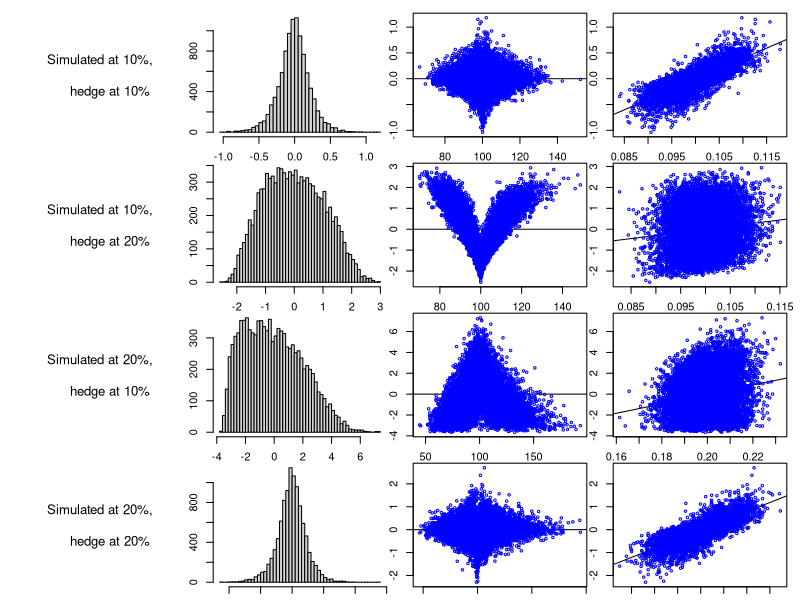

Generate this figure with R: (Note: a time limit stopped this script after it produced the figure.)
## Derivatives Pricers
## Author: Ming Tian
## Date: 2015-05-06
## Copyright @2015 MingTian

#assign the parameters firstly
K = 100  #strike price
mu = 0  #mean
sig = 0.2  #sigma/annulaized volitility
S0 = 100  #start stock price
r = 0  #interest rate
q = 0  #dividends of stock
dt = 1/252  #time step
T_m = 1  #maturity time
type = "c"  #option type

# Black-Scholes Pricer
BSPricer <- function(S, K, r, Ttm, vol, type) {
  d1 <- (1 / (vol * sqrt(Ttm))) * (log(S / K) + (r + vol^2/2) * Ttm)
  d2 <- d1 - vol * sqrt(Ttm)
  if (type == "c") {
    # call price
    CallPrice <- S * pnorm(d1) - K * exp(-r * Ttm) * pnorm(d2)
    # return
    return(CallPrice)
  }
  else if (type == "p") {
    # put price
    PutPrice <- pnorm(-d2) * K * exp(-r * Ttm) - pnorm(-d1) * S
    # return
    return(PutPrice)
  }
  else {
    stop("Wrong input type!")
  }
}
# # test
# BSPricer(100, 100, 0.05, 0.25, 0.2, "c")
# library(VarSwapPrice)
# black_scholes(100, 100, 0.05, 0.25, 0.2)
# library(fOptions)
# GBSOption(TypeFlag="c", S=100, X=100, Time=0.25, r=0.05, b=0.05, sigma=0.2)


# 20150913 update version
Random.Path.New <- function(S0_ = S0, sig_ = sig, mu_ = mu, dt_ = dt, T_m_ = T_m, n_path) {
  # generate the random vector
  rand_vec <- rlnorm(n=(T_m_/dt_)*n_path, meanlog = mu_ - 0.5*((sig_*sqrt(1/252))^2), sdlog = sig_*sqrt(1/252))
  
  # build the result
  result <- matrix(data=rand_vec, nrow=n_path, ncol=(T_m_/dt_))
  
  # apply the function to transform to the price ts
  result[, 1] <- S0_
  result_new <- t(apply(result, 1, function(x) {
    cumprod(x)
  }))
  
  # return the result
  result_new
}
# # this is the new test
# test <- Random.Path.New(n_path = 10000)
# hist(test[,ncol(test)], breaks=50)


#define a payoff function for vanilla options
Vanilla.Payoff <- function(K_ = K, S_end, type = "c")
{
  if(type == "c")  #Call
  {
    payoff <- max(0, (S_end - K_))
  }
  else  #Put
  {
    payoff <- max(0, (K_ - S_end))
  }
  payoff
}

# 20150917 updated
Delta.Hedge.Return.Vectorization <- function(PayoffFunc, K_ = K, S0_ = S0, sig_ = sig, sig_DH = sig, 
                                             mu_ = mu, dt_ = dt, T_m_ = T_m, n_path_ = 10000, type = "c")
{
  #Call the Random.Path function firstly
  rand_path <- Random.Path.New(n_path = n_path_)
  #build a return result container
  result <- c(1:n_path_)
  #decide the option type
  if(type == "c")  #Call
  {
    # call option price
    d1 <- (1 / (sig_ * sqrt(T_m_))) * (log(S0_ / K_) + (0 + sig_^2/2) * T_m_)
    d2 <- d1 - sig_ * sqrt(T_m_)
    CallPrice <- S0_ * pnorm(d1) - K_ * exp(0) * pnorm(d2)
    pnlfunc <- function(x) {
      # calculate option P&L
      S_end <- x[length(x)]
      Opt_payoff <- PayoffFunc(K_ = K_, S_end, type = type)
      
      # calculate delta hedge P&L
      S_path <- ts(x)
      S_diff <- lag(S_path) - S_path
      t_ts <- rev(seq(from=dt_, to=T_m_, by=dt_))
      delta_vec <- pnorm( (1 / (sig_DH * sqrt(t_ts))) * (log(S_path / K_) + (0 + sig_DH^2/2) * t_ts) )
      delta_vec <- delta_vec[-length(delta_vec)]
      deltapayoff_vec <- -delta_vec * S_diff
      deltapayoff <- sum(deltapayoff_vec)
      
      # return
      (Opt_payoff + deltapayoff - CallPrice)
    }
    
    result <- apply(rand_path, 1, pnlfunc)
  }
  else  #Put
  {
    #do nothing for now
  }
  #return
  result
}
# # this is new Vectorization test
# test <- Delta.Hedge.Return.Vectorization(PayoffFunc = Vanilla.Payoff)
# hist(test, breaks=50)

# Hedge to Market or Hedge to model Comparison
#modify the function above
Market.vs.Model <- function(PayoffFunc, K_ = K, S0_ = S0, sig_ = sig, sig_DH = sig, 
                            mu_ = mu, dt_ = dt, T_m_ = T_m, n_path_ = 10000, type = "c")
{
  #Call the Random.Path function firstly
  rand_path <- Random.Path.New(n_path = n_path_, sig_ = sig_)
  #build a return result container
  result <- c(1:n_path_)
  #decide the option type
  if(type == "c")  #Call
  {
    # call option price
    d1 <- (1 / (sig_ * sqrt(T_m_))) * (log(S0_ / K_) + (0 + sig_^2/2) * T_m_)
    d2 <- d1 - sig_ * sqrt(T_m_)
    CallPrice <- S0_ * pnorm(d1) - K_ * exp(0) * pnorm(d2)
    pnlfunc <- function(x) {
      # calculate option P&L
      S_end <- x[length(x)]
      Opt_payoff <- PayoffFunc(K_ = K_, S_end, type = type)
      
      # calculate delta hedge P&L
      S_path <- ts(x)
      S_diff <- lag(S_path) - S_path
      t_ts <- rev(seq(from=dt_, to=T_m_, by=dt_))
      delta_vec <- pnorm( (1 / (sig_DH * sqrt(t_ts))) * (log(S_path / K_) + (0 + sig_DH^2/2) * t_ts) )
      delta_vec <- delta_vec[-length(delta_vec)]
      deltapayoff_vec <- -delta_vec * S_diff
      deltapayoff <- sum(deltapayoff_vec)
      
      # return
      (Opt_payoff + deltapayoff - CallPrice)
    }
    
    result <- apply(rand_path, 1, pnlfunc)
  }
  else  #Put
  {
    #do nothing for now
  }
  #result
  PnL <- result
  lastp <- rand_path[,ncol(rand_path)]
  func_vol <- function(vec)
  {
    vec <- ts(vec)
    vec_l <- lag(vec)
    vol <- sd(log(vec_l/vec))
    return(vol*sqrt(252))
  }
  vol <- apply(rand_path, 1, func_vol)
  result <- cbind(PnL, vol, lastp)
  return(result)
}

#build the four models
Model1 <- Market.vs.Model(PayoffFunc = Vanilla.Payoff, sig_ = 0.1, sig_DH = 0.1)
Model2 <- Market.vs.Model(PayoffFunc = Vanilla.Payoff, sig_ = 0.1, sig_DH = 0.2)
Model3 <- Market.vs.Model(PayoffFunc = Vanilla.Payoff, sig_ = 0.2, sig_DH = 0.1)
Model4 <- Market.vs.Model(PayoffFunc = Vanilla.Payoff, sig_ = 0.2, sig_DH = 0.2)
#12 figures arranged in 4 rows and 3 columns
par(mar=c(1,1,1,1))
par(mfrow=c(4,4))
plot(c(0, 1), c(0, 1), ann = F, bty = 'n', type = 'n', xaxt = 'n', yaxt = 'n')
text(x=0.5,y=0.5, labels = "Simulated at 10%,\n
     hedge at 10%", cex=1.2)
hist(Model1[,1], breaks=60 ,main = "")
plot(x=Model1[,3], y=Model1[,1], col = "blue", abline(h=0), cex=0.5)
plot(x=Model1[,2], y=Model1[,1], col = "blue", abline(lm(Model1[,1]~Model1[,2])), cex=0.5)
plot(c(0, 1), c(0, 1), ann = F, bty = 'n', type = 'n', xaxt = 'n', yaxt = 'n')
text(x=0.5,y=0.5, labels = "Simulated at 10%,\n
     hedge at 20%", cex=1.2)
hist(Model2[,1], breaks=60 , main = "")
plot(x=Model2[,3], y=Model2[,1], col = "blue", abline(h=0), cex=0.5)
plot(x=Model2[,2], y=Model2[,1], col = "blue", abline(lm(Model2[,1]~Model2[,2])), cex=0.5)
plot(c(0, 1), c(0, 1), ann = F, bty = 'n', type = 'n', xaxt = 'n', yaxt = 'n')
text(x=0.5,y=0.5, labels = "Simulated at 20%,\n
     hedge at 10%", cex=1.2)
hist(Model3[,1], breaks=60 , main = "")
plot(x=Model3[,3], y=Model3[,1], col = "blue", abline(h=0), cex=0.5)
plot(x=Model3[,2], y=Model3[,1], col = "blue", abline(lm(Model3[,1]~Model3[,2])), cex=0.5)
plot(c(0, 1), c(0, 1), ann = F, bty = 'n', type = 'n', xaxt = 'n', yaxt = 'n')
text(x=0.5,y=0.5, labels = "Simulated at 20%,\n
     hedge at 20%", cex=1.2)
hist(Model4[,1], breaks=60 , main = "")
plot(x=Model4[,3], y=Model4[,1], col = "blue", abline(h=0), cex=0.5)
plot(x=Model4[,2], y=Model4[,1], col = "blue", abline(lm(Model4[,1]~Model4[,2])), cex=0.5)


# A new question about delta hedge as bellow:
"
Should we hedge to model if OOTM and market if ITM? And average if ATM/NTM?

Or maybe market if it is far OOTM or far ITM and model if NTM (near the money)?

Make reasonable assumptions and answer this question.

(At a minimum make the three graphs as before, for whatever you scenario is.)
"

Market.vs.Model1 <- function(PayoffFunc, K_ = K, S0_ = S0, sig_ = sig, sig_DH = sig, 
                             mu_ = mu, dt_ = dt, T_m_ = T_m, n_path_ = 10000, type = "c", level = 20)
{
  #Call the Random.Path function firstly
  rand_path <- Random.Path.New(n_path = n_path_, sig_ = sig_)
  #build a return result container
  result <- c(1:n_path_)
  #decide the option type
  if(type == "c")  #Call
  {
    # call option price
    d1 <- (1 / (sig_ * sqrt(T_m_))) * (log(S0_ / K_) + (0 + sig_^2/2) * T_m_)
    d2 <- d1 - sig_ * sqrt(T_m_)
    CallPrice <- S0_ * pnorm(d1) - K_ * exp(0) * pnorm(d2)
    
    # modify the function for dynamic hedgeing
    pnlfunc <- function(x) {
      # calculate option payoff
      S_end <- x[length(x)]
      Opt_payoff <- PayoffFunc(K_ = K_, S_end, type = type)
      
      # generate a new sigma vector
      sig_vec <- rep(0, n=length(x))
      sig_vec[x > (K_ + level) | x < (K_ - level)] <- sig_DH
      sig_vec[x >= (K_ - level) & x <= (K_ + level)] <- sig_
      #sig_vec[x == K_] <- mean(c(sig_, sig_DH))
      
      # calculate delta hedge P&L
      S_path <- ts(x)
      S_diff <- lag(S_path) - S_path
      t_ts <- rev(seq(from=dt_, to=T_m_, by=dt_))
      delta_vec <- pnorm( (1 / (sig_vec * sqrt(t_ts))) * (log(S_path / K_) + (0 + sig_vec^2/2) * t_ts) )
      delta_vec <- delta_vec[-length(delta_vec)]
      deltapayoff_vec <- -delta_vec * S_diff
      deltapayoff <- sum(deltapayoff_vec)
      
      # return
      (Opt_payoff + deltapayoff - CallPrice)
    }
    
    result <- apply(rand_path, 1, pnlfunc)
  }
  else  #Put
  {
    #do nothing for now
  }
  #result
  PnL <- result
  lastp <- rand_path[,ncol(rand_path)]
  func_vol <- function(vec)
  {
    vec <- ts(vec)
    vec_l <- lag(vec)
    vol <- sd(log(vec_l/vec))
    return(vol*sqrt(252))
  }
  vol <- apply(rand_path, 1, func_vol)
  result <- cbind(PnL, vol, lastp)
  return(result)
}

# # test function
# Modeltest <- Market.vs.Model1(PayoffFunc = Vanilla.Payoff, sig_ = 0.1, sig_DH = 0.1)
# hist(Modeltest[,1], breaks=60 ,main = "")
# plot(x=Modeltest[,3], y=Modeltest[,1], col = "blue", abline(h=0), cex=0.5)
# plot(x=Modeltest[,2], y=Modeltest[,1], col = "blue", abline(lm(Modeltest[,1]~Modeltest[,2])), cex=0.5)

#build the four models
Model1 <- Market.vs.Model1(PayoffFunc = Vanilla.Payoff, sig_ = 0.1, sig_DH = 0.1, level = 10)
Model2 <- Market.vs.Model1(PayoffFunc = Vanilla.Payoff, sig_ = 0.1, sig_DH = 0.2, level = 10)
Model3 <- Market.vs.Model1(PayoffFunc = Vanilla.Payoff, sig_ = 0.2, sig_DH = 0.1, level = 10)
Model4 <- Market.vs.Model1(PayoffFunc = Vanilla.Payoff, sig_ = 0.2, sig_DH = 0.2, level = 10)
#12 figures arranged in 4 rows and 3 columns
par(mar=c(1,1,1,1))
par(mfrow=c(4,4))
plot(c(0, 1), c(0, 1), ann = F, bty = 'n', type = 'n', xaxt = 'n', yaxt = 'n')
text(x=0.5,y=0.5, labels = "Market at 10%,\n
     Model at 10%", cex=1.2)
hist(Model1[,1], breaks=60 ,main = "")
plot(x=Model1[,3], y=Model1[,1], col = "blue", abline(h=0), cex=0.5)
plot(x=Model1[,2], y=Model1[,1], col = "blue", abline(lm(Model1[,1]~Model1[,2])), cex=0.5)
plot(c(0, 1), c(0, 1), ann = F, bty = 'n', type = 'n', xaxt = 'n', yaxt = 'n')
text(x=0.5,y=0.5, labels = "Market at 10%,\n
     Model at 20%", cex=1.2)
hist(Model2[,1], breaks=60 , main = "")
plot(x=Model2[,3], y=Model2[,1], col = "blue", abline(h=0), cex=0.5)
plot(x=Model2[,2], y=Model2[,1], col = "blue", abline(lm(Model2[,1]~Model2[,2])), cex=0.5)
plot(c(0, 1), c(0, 1), ann = F, bty = 'n', type = 'n', xaxt = 'n', yaxt = 'n')
text(x=0.5,y=0.5, labels = "Market at 20%,\n
     Model at 10%", cex=1.2)
hist(Model3[,1], breaks=60 , main = "")
plot(x=Model3[,3], y=Model3[,1], col = "blue", abline(h=0), cex=0.5)
plot(x=Model3[,2], y=Model3[,1], col = "blue", abline(lm(Model3[,1]~Model3[,2])), cex=0.5)
plot(c(0, 1), c(0, 1), ann = F, bty = 'n', type = 'n', xaxt = 'n', yaxt = 'n')
text(x=0.5,y=0.5, labels = "Market at 20%,\n
     Model at 20%", cex=1.2)
hist(Model4[,1], breaks=60 , main = "")
plot(x=Model4[,3], y=Model4[,1], col = "blue", abline(h=0), cex=0.5)
plot(x=Model4[,2], y=Model4[,1], col = "blue", abline(lm(Model4[,1]~Model4[,2])), cex=0.5)

# Why it is impossible to arbitrage from volatility skew
"figure out why selling 70% puts at 30 vol, buying 130% calls at 10 vol, 
and hedging both to 20 vol, won't necessarily make 20 vol points of profit"

# "best trade" function - the false one
LongCallSellPutStart <- function(K_call = 130, K_put = 70, S0_ = 100, sig_sim = 0.2, sig_call = 0.1, sig_put = 0.3, sig_DH = 0.2,
                                 mu_ = mu, dt_ = dt, T_m_ = T_m, n_path_ = 10000) {
  #Call the Random.Path function firstly
  rand_path <- Random.Path.New(n_path = n_path_, S0_ = S0_, sig_ = sig_sim, mu_ = mu_, dt_ = dt_, T_m_ = T_m_)
  
  # long call part
  # call option price
  d1 <- (1 / (sig_call * sqrt(T_m_))) * (log(S0_ / K_call) + (0 + sig_call^2/2) * T_m_)
  d2 <- d1 - sig_call * sqrt(T_m_)
  CallPrice <- S0_ * pnorm(d1) - K_call * exp(0) * pnorm(d2)
  
  # delta hedge function
  pnlfunc <- function(x) {
    # calculate option P&L
    S_end <- x[length(x)]
    Opt_payoff <- Vanilla.Payoff(K_ = K_call, S_end, type = "c")
    
    # calculate delta hedge P&L
    S_path <- ts(x)
    S_diff <- lag(S_path) - S_path
    t_ts <- rev(seq(from=dt_, to=T_m_, by=dt_))
    delta_vec <- pnorm( (1 / (sig_DH * sqrt(t_ts))) * (log(S_path / K_call) + (0 + sig_DH^2/2) * t_ts) )
    delta_vec <- delta_vec[-length(delta_vec)]
    deltapayoff_vec <- -delta_vec * S_diff
    deltapayoff <- sum(deltapayoff_vec)
    
    # return
    (Opt_payoff + deltapayoff - CallPrice)
  }
  
  cresult <- apply(rand_path, 1, pnlfunc)
  # long call part end
  
  # sell put part
  # put option price
  d1 <- (1 / (sig_put * sqrt(T_m_))) * (log(S0_ / K_put) + (0 + sig_put^2/2) * T_m_)
  d2 <- d1 - sig_put * sqrt(T_m_)
  PutPrice <- K_put * exp(0) * pnorm(-d2) - S0_ * pnorm(-d1)
  
  # delta hedge function
  pnlfunc <- function(x) {
    # calculate option P&L
    S_end <- x[length(x)]
    Opt_payoff <- Vanilla.Payoff(K_ = K_put, S_end, type = "p")
    
    # calculate delta hedge P&L
    S_path <- ts(x)
    S_diff <- lag(S_path) - S_path
    t_ts <- rev(seq(from=dt_, to=T_m_, by=dt_))
    delta_vec <- pnorm( (1 / (sig_DH * sqrt(t_ts))) * (log(S_path / K_put) + (0 + sig_DH^2/2) * t_ts) ) - 1
    delta_vec <- delta_vec[-length(delta_vec)]
    deltapayoff_vec <- delta_vec * S_diff
    deltapayoff <- sum(deltapayoff_vec)
    
    # return
    (-Opt_payoff + deltapayoff + PutPrice)
  }
  
  presult <- apply(rand_path, 1, pnlfunc)
  # sell put part end
  
  # result
  result <- cresult + presult
  
  # return 
  return(result)
}
# showing result
lcsp <- LongCallSellPutStart(mu_ = 0, dt_ = 1/252, T_m_ = 1, n_path_ = 10000)
hist(lcsp, breaks=50)

# 20151005 update version
# local volitility function - assume linear relationship with price S
GetLocalVol <- function(S, sigma80 = 0.4, sigma120 = 0.05) {
  (S - 80)*(sigma120 - sigma80) / 40 + sigma80
}
# generate the random path from local volitility
Random.Path.LV <- function(S0_ = S0, mu_ = mu, dt_ = dt, T_m_ = T_m, n_path) {
  # generate the random vector
  # rand_vec <- rlnorm(n=(T_m_/dt_)*n_path, meanlog = mu_ - 0.5*((sig_*sqrt(1/252))^2), sdlog = sig_*sqrt(1/252))
  
  # build the result
  result <- matrix(data=0, nrow=n_path, ncol=(T_m_/dt_))
  
  # apply the function to transform to the price ts
  result[, 1] <- S0_
  result_new <- t(apply(result, 1, function(x) {
    #cumprod(x)
    # start from the day1 and enter for loop
    for (i in 2:length(x)) {
      # get the local vol
      lv <- GetLocalVol(S=x[i-1])
      x[i] <- x[i-1] * rlnorm(n=1, meanlog = mu_ - 0.5*(lv * sqrt(1/252))^2, sdlog = lv * sqrt(1/252))
    }
    x
  }))
  # return the result
  result_new
}

# correct "best trade" function - arbitrage is impossible
LongCallSellPutStart.Correct <- function(K_call = 130, K_put = 70, S0_ = 100, sig_sim = 0.2, sig_call = 0.1, sig_put = 0.3, sig_DH = 0.2,
                                         mu_ = mu, dt_ = dt, T_m_ = T_m, n_path_ = 10000) {
  #Call the Random.Path function firstly
  rand_path <- Random.Path.LV(n_path = n_path_, S0_ = S0_, mu_ = mu_, dt_ = dt_, T_m_ = T_m_)
  
  # long call part
  # call option price
  d1 <- (1 / (sig_call * sqrt(T_m_))) * (log(S0_ / K_call) + (0 + sig_call^2/2) * T_m_)
  d2 <- d1 - sig_call * sqrt(T_m_)
  CallPrice <- S0_ * pnorm(d1) - K_call * exp(0) * pnorm(d2)
  
  # delta hedge function
  pnlfunc <- function(x) {
    # calculate option P&L
    S_end <- x[length(x)]
    Opt_payoff <- Vanilla.Payoff(K_ = K_call, S_end, type = "c")
    
    # calculate delta hedge P&L
    S_path <- ts(x)
    S_diff <- lag(S_path) - S_path
    t_ts <- rev(seq(from=dt_, to=T_m_, by=dt_))
    delta_vec <- pnorm( (1 / (sig_DH * sqrt(t_ts))) * (log(S_path / K_call) + (0 + sig_DH^2/2) * t_ts) )
    delta_vec <- delta_vec[-length(delta_vec)]
    deltapayoff_vec <- -delta_vec * S_diff
    deltapayoff <- sum(deltapayoff_vec)
    
    # return
    (Opt_payoff + deltapayoff - CallPrice)
  }
  
  cresult <- apply(rand_path, 1, pnlfunc)
  # long call part end
  
  # sell put part
  # put option price
  d1 <- (1 / (sig_put * sqrt(T_m_))) * (log(S0_ / K_put) + (0 + sig_put^2/2) * T_m_)
  d2 <- d1 - sig_put * sqrt(T_m_)
  PutPrice <- K_put * exp(0) * pnorm(-d2) - S0_ * pnorm(-d1)
  
  # delta hedge function
  pnlfunc <- function(x) {
    # calculate option P&L
    S_end <- x[length(x)]
    Opt_payoff <- Vanilla.Payoff(K_ = K_put, S_end, type = "p")
    
    # calculate delta hedge P&L
    S_path <- ts(x)
    S_diff <- lag(S_path) - S_path
    t_ts <- rev(seq(from=dt_, to=T_m_, by=dt_))
    delta_vec <- pnorm( (1 / (sig_DH * sqrt(t_ts))) * (log(S_path / K_put) + (0 + sig_DH^2/2) * t_ts) ) - 1
    delta_vec <- delta_vec[-length(delta_vec)]
    deltapayoff_vec <- delta_vec * S_diff
    deltapayoff <- sum(deltapayoff_vec)
    
    # return
    (-Opt_payoff + deltapayoff + PutPrice)
  }
  
  presult <- apply(rand_path, 1, pnlfunc)
  # sell put part end
  
  # result
  result <- cresult + presult
  
  # return 
  return(result)
}
# showing result
lcsp <- LongCallSellPutStart.Correct(mu_ = 0, dt_ = 1/252, T_m_ = 1, n_path_ = 10000)
hist(lcsp, breaks=50)
summary(lcsp)
